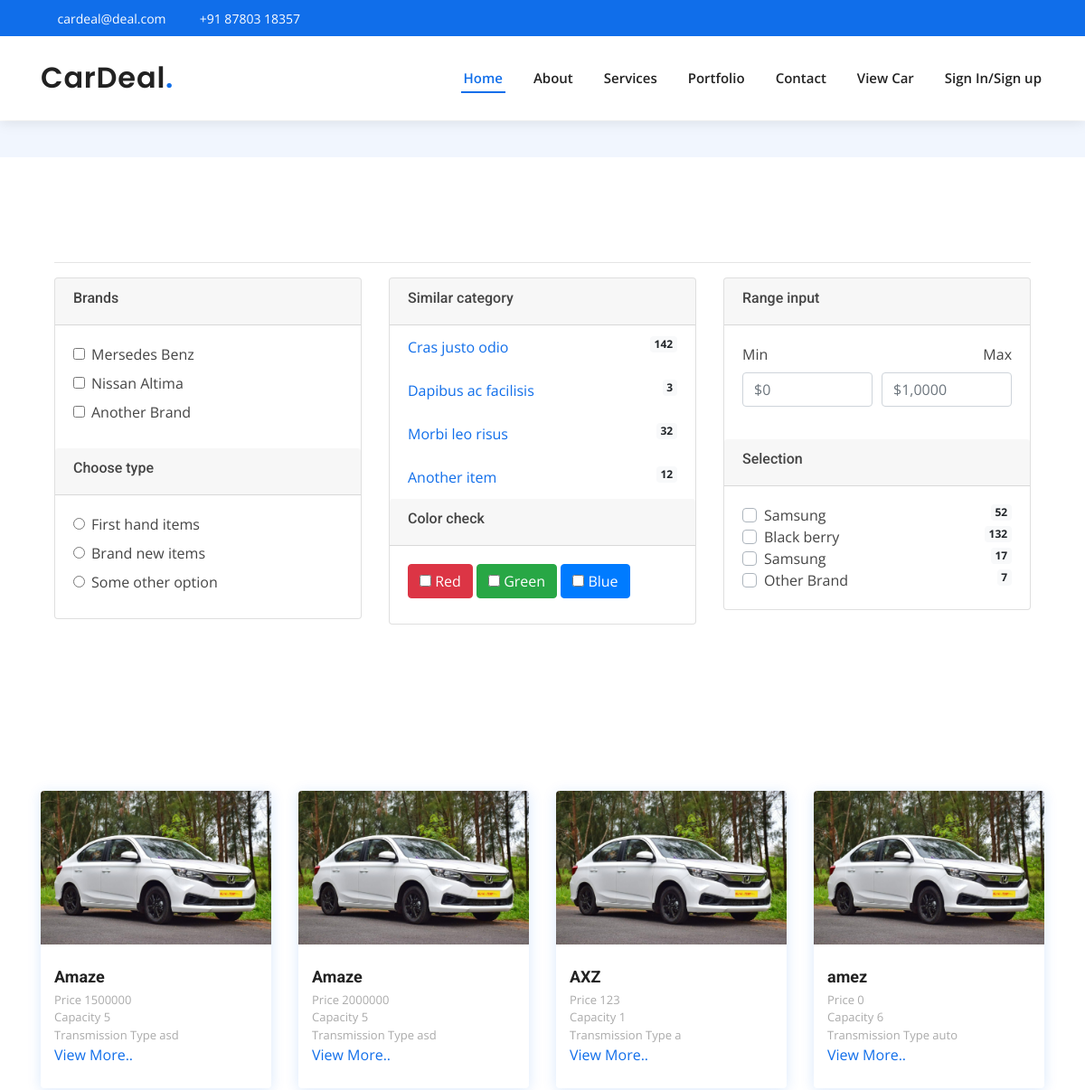
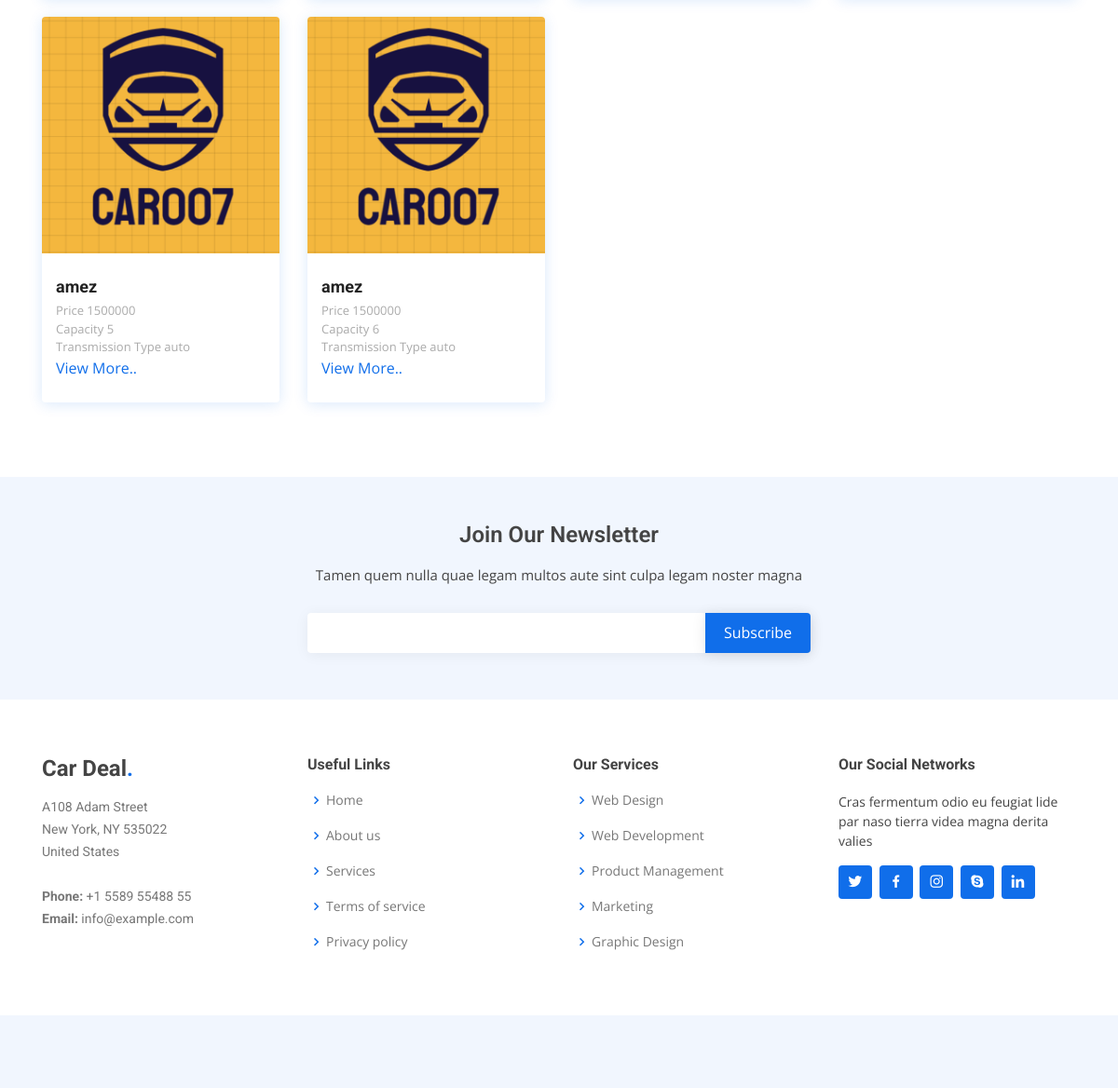
Page /inner.php on the committed database (2 pictures, top to bottom).
### tables this page shows
CREATE TABLE `tblcardetails` (
  `Car_id` int(11) NOT NULL,
  `Car_name` varchar(30) NOT NULL,
  `Car_model` varchar(30) NOT NULL,
  `Car_type` varchar(30) NOT NULL,
  `Car_price` float NOT NULL,
  `Car_Length` float NOT NULL,
  `Car_width` float NOT NULL,
  `Car_height` float NOT NULL,
  `Car_capacity` varchar(20) NOT NULL,
  `Car_fule_type` varchar(10) NOT NULL,
  `Car_engine` varchar(20) NOT NULL,
  `Car_mileage` float NOT NULL,
  `Car_transmition_type` varchar(20) NOT NULL,
  `Car_gear` int(20) NOT NULL,
  `Car_airbag` int(20) NOT NULL,
  `Car_colour` varchar(20) NOT NULL,
  `Car_image` varchar(255) NOT NULL
);

### inner.php (the view, shortened to what the rows shown need)
<!DOCTYPE html>
<html lang="en">
    <head>
        <link href="assets/vendor/bootstrap/css/bootstrap.min.css" rel="stylesheet">
        <link href="assets/vendor/icofont/icofont.min.css" rel="stylesheet">
        <link href="assets/vendor/boxicons/css/boxicons.min.css" rel="stylesheet">
        <link href="assets/vendor/owl.carousel/assets/owl.carousel.min.css" rel="stylesheet">
        <link href="assets/vendor/venobox/venobox.css" rel="stylesheet">
        <link href="assets/vendor/aos/aos.css" rel="stylesheet">
        <link href="assets/css/style.css" rel="stylesheet">
        <link href="//maxcdn.bootstrapcdn.com/bootstrap/4.0.0/css/bootstrap.min.css" rel="stylesheet" id="bootstrap-css">
        <link rel="stylesheet" href="https://use.fontawesome.com/releases/v5.0.8/css/all.css">
    </head>
    <body>
        <?php include 'head.php'; ?>
<section id=team class=team section-bg>
    <div class=container data-aos=fade-up><div class=row>
        <?php
        include 'connection.php';
        $quer = mysqli_query($con, "select * from tblcardetails");
        while ($row = mysqli_fetch_row($quer)) {
            $i=$row[0];
            echo "            <div class=col-lg-3 col-md-6 d-flex align-items-stretch data-aos=fade-up data-aos-delay=200>";
            echo "                <div class=member>";
            echo "                    <div class=member-img>";
            echo "                        <img src=uploads/$row[16] class=img-fluid alt=''>";
            echo "                    </div>";
            echo "                    <div class=member-info>";
            echo "                        <h4>$row[1]</h4>";
            echo "                        <span>Price $row[4]</span><span>Capacity $row[8]</span><span>Transmission Type $row[12]</span><a href=inner-car.php?id=$i> View More.. </a>";
            echo "                    </div>";
            echo "                </div>";
            echo "            </div>";
        }
        ?>
        </div></div>
    </section>
    </body>
</html>

### rows in the picture
tblcardetails: Car_image (picture), Car_name "Amaze", Car_price "1500000", Car_capacity "5", Car_transmition_type "asd"
tblcardetails: Car_image (picture), Car_name "Amaze", Car_price "2000000", Car_capacity "5", Car_transmition_type "asd"
tblcardetails: Car_image (picture), Car_name "AXZ", Car_price "123", Car_capacity "1", Car_transmition_type "a"
tblcardetails: Car_image (picture), Car_name "amez", Car_price "0", Car_capacity "6", Car_transmition_type "auto"
tblcardetails: Car_image (picture), Car_name "amez", Car_price "1500000", Car_capacity "5", Car_transmition_type "auto"
tblcardetails: Car_image (picture), Car_name "amez", Car_price "1500000", Car_capacity "6", Car_transmition_type "auto"
